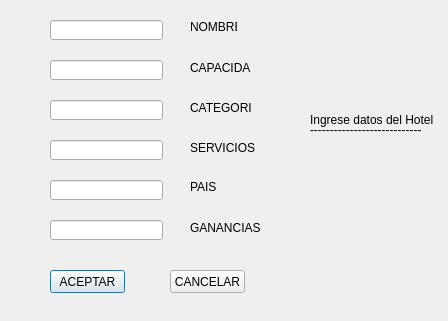
<?xml version="1.0" encoding="UTF-8"?>
<ui version="4.0">
 <class>HotelForm</class>
 <widget class="QDialog" name="HotelForm">
  <property name="geometry">
   <rect>
    <x>0</x>
    <y>0</y>
    <width>448</width>
    <height>321</height>
   </rect>
  </property>
  <property name="windowTitle">
   <string>Dialog</string>
  </property>
  <widget class="QLineEdit" name="lineEdit">
   <property name="geometry">
    <rect>
     <x>50</x>
     <y>20</y>
     <width>113</width>
     <height>20</height>
    </rect>
   </property>
  </widget>
  <widget class="QLineEdit" name="lineEdit_2">
   <property name="geometry">
    <rect>
     <x>50</x>
     <y>60</y>
     <width>113</width>
     <height>20</height>
    </rect>
   </property>
  </widget>
  <widget class="QLineEdit" name="lineEdit_3">
   <property name="geometry">
    <rect>
     <x>50</x>
     <y>100</y>
     <width>113</width>
     <height>20</height>
    </rect>
   </property>
  </widget>
  <widget class="QLineEdit" name="lineEdit_4">
   <property name="geometry">
    <rect>
     <x>50</x>
     <y>140</y>
     <width>113</width>
     <height>20</height>
    </rect>
   </property>
  </widget>
  <widget class="QLineEdit" name="lineEdit_5">
   <property name="geometry">
    <rect>
     <x>50</x>
     <y>180</y>
     <width>113</width>
     <height>20</height>
    </rect>
   </property>
  </widget>
  <widget class="QLineEdit" name="lineEdit_6">
   <property name="geometry">
    <rect>
     <x>50</x>
     <y>220</y>
     <width>113</width>
     <height>20</height>
    </rect>
   </property>
  </widget>
  <widget class="QLabel" name="label">
   <property name="geometry">
    <rect>
     <x>190</x>
     <y>20</y>
     <width>47</width>
     <height>13</height>
    </rect>
   </property>
   <property name="text">
    <string>NOMBRE</string>
   </property>
  </widget>
  <widget class="QLabel" name="label_2">
   <property name="geometry">
    <rect>
     <x>190</x>
     <y>60</y>
     <width>61</width>
     <height>16</height>
    </rect>
   </property>
   <property name="text">
    <string>CAPACIDAD</string>
   </property>
  </widget>
  <widget class="QLabel" name="label_3">
   <property name="geometry">
    <rect>
     <x>190</x>
     <y>100</y>
     <width>61</width>
     <height>16</height>
    </rect>
   </property>
   <property name="text">
    <string>CATEGORIA</string>
   </property>
  </widget>
  <widget class="QLabel" name="label_4">
   <property name="geometry">
    <rect>
     <x>190</x>
     <y>140</y>
     <width>71</width>
     <height>16</height>
    </rect>
   </property>
   <property name="text">
    <string>SERVICIOS</string>
   </property>
  </widget>
  <widget class="QLabel" name="label_5">
   <property name="geometry">
    <rect>
     <x>190</x>
     <y>180</y>
     <width>47</width>
     <height>13</height>
    </rect>
   </property>
   <property name="text">
    <string>PAIS</string>
   </property>
  </widget>
  <widget class="QLabel" name="label_6">
   <property name="geometry">
    <rect>
     <x>190</x>
     <y>220</y>
     <width>71</width>
     <height>16</height>
    </rect>
   </property>
   <property name="text">
    <string>GANANCIAS</string>
   </property>
  </widget>
  <widget class="QPushButton" name="pushButton">
   <property name="geometry">
    <rect>
     <x>50</x>
     <y>270</y>
     <width>75</width>
     <height>23</height>
    </rect>
   </property>
   <property name="text">
    <string>ACEPTAR</string>
   </property>
  </widget>
  <widget class="QPushButton" name="pushButton_2">
   <property name="geometry">
    <rect>
     <x>170</x>
     <y>270</y>
     <width>75</width>
     <height>23</height>
    </rect>
   </property>
   <property name="text">
    <string>CANCELAR</string>
   </property>
  </widget>
  <widget class="QLabel" name="label_7">
   <property name="geometry">
    <rect>
     <x>310</x>
     <y>120</y>
     <width>111</width>
     <height>20</height>
    </rect>
   </property>
   <property name="text">
    <string>-------------------------------</string>
   </property>
  </widget>
  <widget class="QLabel" name="label_8">
   <property name="geometry">
    <rect>
     <x>310</x>
     <y>110</y>
     <width>131</width>
     <height>20</height>
    </rect>
   </property>
   <property name="text">
    <string>Ingrese datos del Hotel</string>
   </property>
  </widget>
 </widget>
 <resources/>
 <connections/>
</ui>
